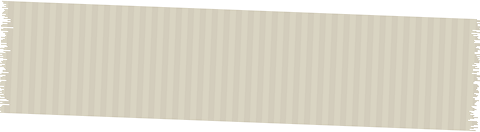
#> input picture instagram/posts/nr01-afastamentos/fotos/fita.png, 480 x 132 px, given in place of industria1.jpg, which was not available
$ python recortes.py
#> lines starting #> are read from the running program, lines starting #| are printed output that depends on the picture
"""Recorta as fotos de fotos/ no tamanho exato de cada moldura do slides.html.

O Canva importa <img> melhor que background-image e ignora object-fit, então
cada foto sai já no formato da moldura (em 2x, para ficar nítida).
Uso: python3 instagram/posts/nr01-afastamentos/recortes.py
"""
from pathlib import Path

from PIL import Image

PASTA = Path(__file__).parent / 'fotos'
# saída: (original, largura, altura da moldura em px, foco x, foco y)
# O foco é o ponto da foto (0 a 1) que fica o mais perto possível do centro do recorte.
MOLDURAS = {
    'n-01': ('industria1.jpg', 1080, 720, 0.55, 0.45),
    'n-02': ('cafe-notebook.jpg', 1080, 640, 0.58, 0.45),
    'n-04': ('oculos.jpg', 412, 1050, 0.78, 0.45),
    'n-06': ('conversa1.jpg', 1080, 500, 0.50, 0.55),
}

for nome, (orig, w, h, fx, fy) in MOLDURAS.items():
    im = Image.open(PASTA / orig).convert('RGB')
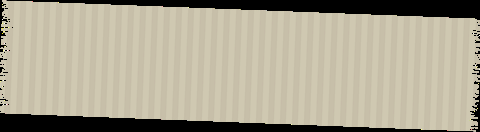
#> im: PIL image 480x132 RGB; mean R, G, B 172, 165.6, 146.5
    escala = max(2 * w / im.width, 2 * h / im.height)
#> escala = 10.91
    im = im.resize((round(im.width * escala), round(im.height * escala)), Image.LANCZOS)
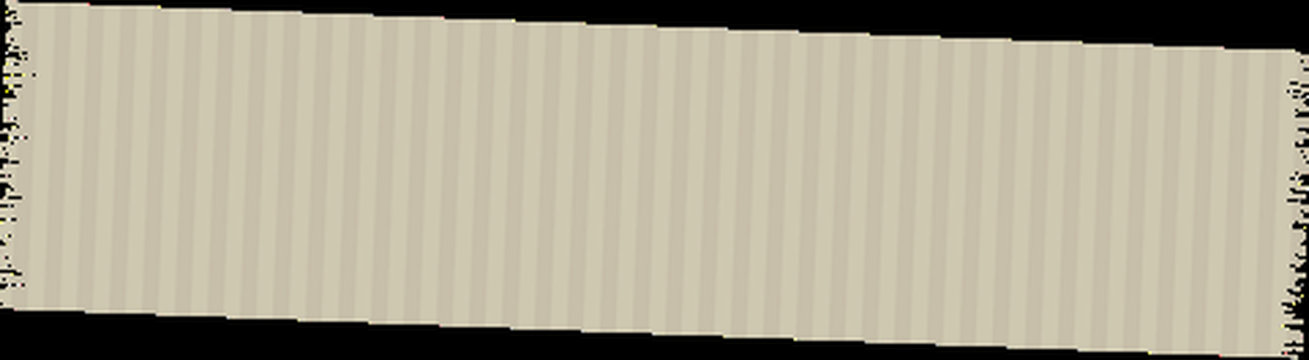
#> im: PIL image 5236x1440 RGB (shown at 1/4 size); mean R, G, B 172.2, 165.9, 146.8
    x = min(max(round(im.width * fx - w), 0), im.width - 2 * w)
#> x = 1800
    y = min(max(round(im.height * fy - h), 0), im.height - 2 * h)
#> y = 0
    im.crop((x, y, x + 2 * w, y + 2 * h)).save(PASTA / f'{nome}.jpg', quality=88)
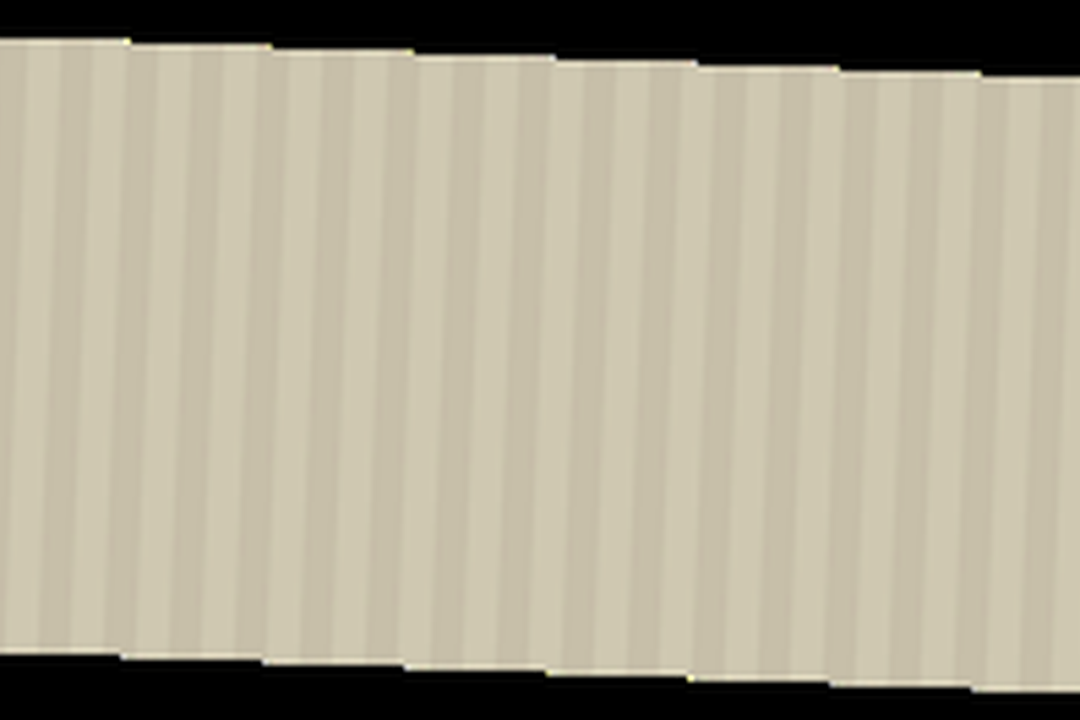
#> saved as n-01.jpg: PIL image 2160x1440 RGB (shown at 1/2 size); mean R, G, B 173.8, 167.4, 148.1
    print(nome, orig, f'{2 * w}x{2 * h}')
#> pass 2 of the loop `for nome, (orig, w, h, fx, fy) in MOLDURAS.items():`:
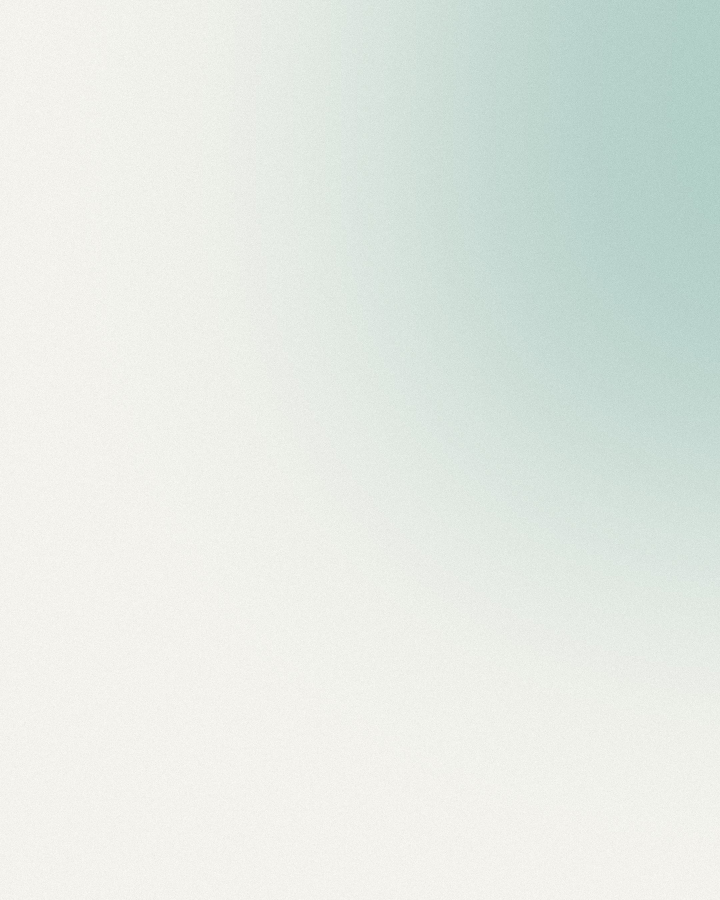
#> input picture instagram/posts/nr01-afastamentos/fotos/fundo-capa.jpg, 2160 x 2700 px, given in place of cafe-notebook.jpg, which was not available (shown at 1/3 size)
#> im is the input picture: PIL image 2160x2700 RGB; mean R, G, B 227.7, 233.9, 228
#> `im.crop((x, y, x + 2 * w, y + 2 * h)).save(PASTA / f'{nome}.jpg', qual..`:
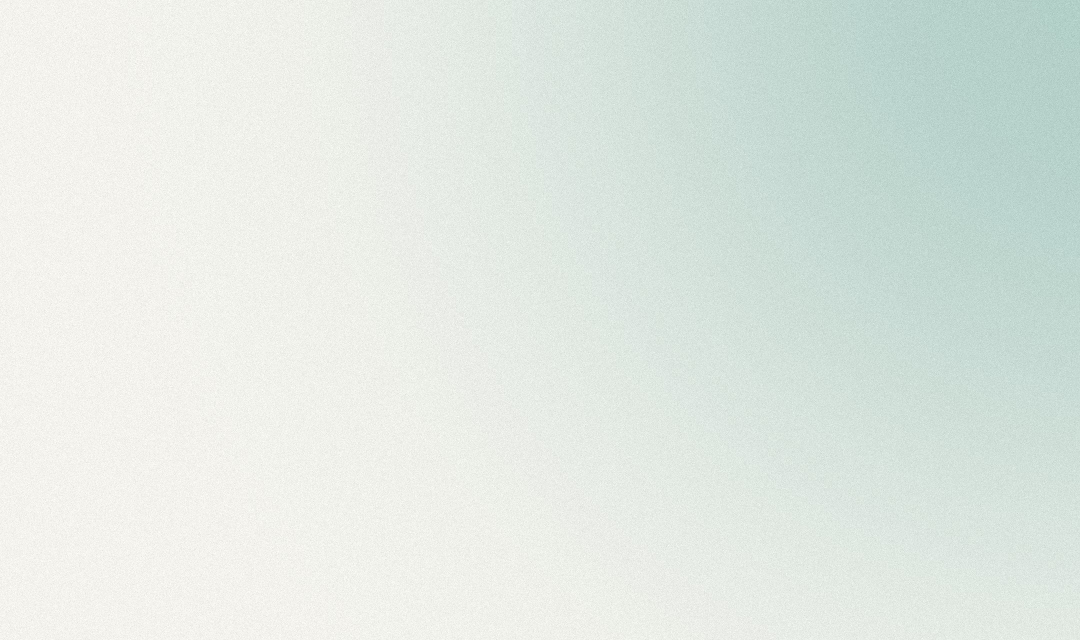
#> saved as n-02.jpg: PIL image 2160x1280 RGB (shown at 1/2 size); mean R, G, B 224.4, 232.1, 226
#> (the run stopped early here; a loop or call above may not have finished)
